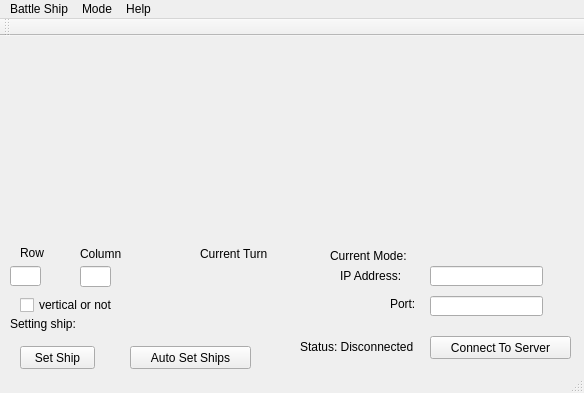
<?xml version="1.0" encoding="UTF-8"?>
<ui version="4.0">
 <class>MainWindow</class>
 <widget class="QMainWindow" name="MainWindow">
  <property name="geometry">
   <rect>
    <x>0</x>
    <y>0</y>
    <width>584</width>
    <height>393</height>
   </rect>
  </property>
  <property name="windowTitle">
   <string>MainWindow</string>
  </property>
  <widget class="QWidget" name="centralWidget">
   <widget class="QLineEdit" name="column_box">
    <property name="geometry">
     <rect>
      <x>80</x>
      <y>230</y>
      <width>31</width>
      <height>21</height>
     </rect>
    </property>
   </widget>
   <widget class="QLabel" name="columnlabel">
    <property name="geometry">
     <rect>
      <x>80</x>
      <y>210</y>
      <width>51</width>
      <height>16</height>
     </rect>
    </property>
    <property name="text">
     <string>Column</string>
    </property>
   </widget>
   <widget class="QLineEdit" name="row_box">
    <property name="geometry">
     <rect>
      <x>10</x>
      <y>230</y>
      <width>31</width>
      <height>20</height>
     </rect>
    </property>
   </widget>
   <widget class="QLabel" name="rowlabel">
    <property name="geometry">
     <rect>
      <x>20</x>
      <y>210</y>
      <width>46</width>
      <height>13</height>
     </rect>
    </property>
    <property name="text">
     <string>Row</string>
    </property>
   </widget>
   <widget class="QCheckBox" name="is_vertical">
    <property name="geometry">
     <rect>
      <x>20</x>
      <y>260</y>
      <width>121</width>
      <height>18</height>
     </rect>
    </property>
    <property name="text">
     <string>vertical or not</string>
    </property>
   </widget>
   <widget class="QPushButton" name="shipset">
    <property name="geometry">
     <rect>
      <x>20</x>
      <y>310</y>
      <width>75</width>
      <height>23</height>
     </rect>
    </property>
    <property name="text">
     <string>Set Ship</string>
    </property>
   </widget>
   <widget class="QLabel" name="ship_to_set">
    <property name="geometry">
     <rect>
      <x>10</x>
      <y>280</y>
      <width>211</width>
      <height>16</height>
     </rect>
    </property>
    <property name="text">
     <string>Setting ship:</string>
    </property>
   </widget>
   <widget class="QLabel" name="client_label">
    <property name="geometry">
     <rect>
      <x>330</x>
      <y>210</y>
      <width>121</width>
      <height>20</height>
     </rect>
    </property>
    <property name="text">
     <string>Current Mode:</string>
    </property>
   </widget>
   <widget class="QPushButton" name="auto_set_ships">
    <property name="geometry">
     <rect>
      <x>130</x>
      <y>310</y>
      <width>121</width>
      <height>23</height>
     </rect>
    </property>
    <property name="text">
     <string>Auto Set Ships</string>
    </property>
   </widget>
   <widget class="QLineEdit" name="ip_address_box">
    <property name="geometry">
     <rect>
      <x>430</x>
      <y>230</y>
      <width>113</width>
      <height>20</height>
     </rect>
    </property>
   </widget>
   <widget class="QLabel" name="ip_label">
    <property name="geometry">
     <rect>
      <x>340</x>
      <y>230</y>
      <width>81</width>
      <height>20</height>
     </rect>
    </property>
    <property name="text">
     <string>IP Address:</string>
    </property>
   </widget>
   <widget class="QLabel" name="port_label">
    <property name="geometry">
     <rect>
      <x>390</x>
      <y>260</y>
      <width>31</width>
      <height>16</height>
     </rect>
    </property>
    <property name="text">
     <string>Port:</string>
    </property>
   </widget>
   <widget class="QLineEdit" name="port_box">
    <property name="geometry">
     <rect>
      <x>430</x>
      <y>260</y>
      <width>113</width>
      <height>20</height>
     </rect>
    </property>
   </widget>
   <widget class="QPushButton" name="connect_server_button">
    <property name="geometry">
     <rect>
      <x>430</x>
      <y>300</y>
      <width>141</width>
      <height>23</height>
     </rect>
    </property>
    <property name="text">
     <string>Connect To Server</string>
    </property>
   </widget>
   <widget class="QLabel" name="connected_label">
    <property name="geometry">
     <rect>
      <x>300</x>
      <y>300</y>
      <width>131</width>
      <height>21</height>
     </rect>
    </property>
    <property name="text">
     <string>Status: Disconnected</string>
    </property>
   </widget>
   <widget class="QLabel" name="current_turn_label">
    <property name="geometry">
     <rect>
      <x>200</x>
      <y>210</y>
      <width>81</width>
      <height>16</height>
     </rect>
    </property>
    <property name="text">
     <string>Current Turn</string>
    </property>
   </widget>
   <widget class="QLabel" name="win_label">
    <property name="geometry">
     <rect>
      <x>210</x>
      <y>250</y>
      <width>46</width>
      <height>13</height>
     </rect>
    </property>
    <property name="text">
     <string/>
    </property>
   </widget>
  </widget>
  <widget class="QMenuBar" name="menuBar">
   <property name="geometry">
    <rect>
     <x>0</x>
     <y>0</y>
     <width>584</width>
     <height>21</height>
    </rect>
   </property>
   <widget class="QMenu" name="menuMode">
    <property name="title">
     <string>Mode</string>
    </property>
    <addaction name="actionClient"/>
    <addaction name="actionServer"/>
   </widget>
   <widget class="QMenu" name="menuHelp">
    <property name="title">
     <string>Help</string>
    </property>
    <addaction name="actionAbout"/>
    <addaction name="actionConnecting_Help"/>
    <addaction name="actionBattleship_Help"/>
   </widget>
   <widget class="QMenu" name="menuBattle_Ship">
    <property name="title">
     <string>Battle Ship</string>
    </property>
    <addaction name="actionStatistics"/>
    <addaction name="actionQuit"/>
   </widget>
   <addaction name="menuBattle_Ship"/>
   <addaction name="menuMode"/>
   <addaction name="menuHelp"/>
  </widget>
  <widget class="QToolBar" name="mainToolBar">
   <attribute name="toolBarArea">
    <enum>TopToolBarArea</enum>
   </attribute>
   <attribute name="toolBarBreak">
    <bool>false</bool>
   </attribute>
  </widget>
  <widget class="QStatusBar" name="statusBar"/>
  <action name="actionClient">
   <property name="text">
    <string>Client</string>
   </property>
  </action>
  <action name="actionServer">
   <property name="text">
    <string>Server</string>
   </property>
  </action>
  <action name="actionAbout">
   <property name="text">
    <string>About</string>
   </property>
  </action>
  <action name="actionConnecting_Help">
   <property name="text">
    <string>Connecting Help</string>
   </property>
  </action>
  <action name="actionBattleship_Help">
   <property name="text">
    <string>Battleship Help</string>
   </property>
  </action>
  <action name="actionQuit">
   <property name="text">
    <string>Quit</string>
   </property>
  </action>
  <action name="actionStatistics">
   <property name="text">
    <string>Statistics</string>
   </property>
  </action>
 </widget>
 <layoutdefault spacing="6" margin="11"/>
 <resources/>
 <connections>
  <connection>
   <sender>row_box</sender>
   <signal>textChanged(QString)</signal>
   <receiver>MainWindow</receiver>
   <slot>row_box_changed()</slot>
   <hints>
    <hint type="sourcelabel">
     <x>30</x>
     <y>272</y>
    </hint>
    <hint type="destinationlabel">
     <x>22</x>
     <y>416</y>
    </hint>
   </hints>
  </connection>
  <connection>
   <sender>column_box</sender>
   <signal>textChanged(QString)</signal>
   <receiver>MainWindow</receiver>
   <slot>col_box_changed()</slot>
   <hints>
    <hint type="sourcelabel">
     <x>99</x>
     <y>273</y>
    </hint>
    <hint type="destinationlabel">
     <x>128</x>
     <y>408</y>
    </hint>
   </hints>
  </connection>
  <connection>
   <sender>shipset</sender>
   <signal>clicked()</signal>
   <receiver>MainWindow</receiver>
   <slot>set_ship()</slot>
   <hints>
    <hint type="sourcelabel">
     <x>65</x>
     <y>355</y>
    </hint>
    <hint type="destinationlabel">
     <x>32</x>
     <y>541</y>
    </hint>
   </hints>
  </connection>
  <connection>
   <sender>is_vertical</sender>
   <signal>clicked()</signal>
   <receiver>MainWindow</receiver>
   <slot>row_box_changed()</slot>
   <hints>
    <hint type="sourcelabel">
     <x>58</x>
     <y>300</y>
    </hint>
    <hint type="destinationlabel">
     <x>172</x>
     <y>444</y>
    </hint>
   </hints>
  </connection>
  <connection>
   <sender>auto_set_ships</sender>
   <signal>clicked()</signal>
   <receiver>MainWindow</receiver>
   <slot>auto_set_ships()</slot>
   <hints>
    <hint type="sourcelabel">
     <x>186</x>
     <y>365</y>
    </hint>
    <hint type="destinationlabel">
     <x>146</x>
     <y>508</y>
    </hint>
   </hints>
  </connection>
  <connection>
   <sender>connect_server_button</sender>
   <signal>clicked()</signal>
   <receiver>MainWindow</receiver>
   <slot>connectToServer()</slot>
   <hints>
    <hint type="sourcelabel">
     <x>452</x>
     <y>355</y>
    </hint>
    <hint type="destinationlabel">
     <x>497</x>
     <y>103</y>
    </hint>
   </hints>
  </connection>
 </connections>
 <slots>
  <slot>row_box_changed()</slot>
  <slot>col_box_changed()</slot>
  <slot>set_ship()</slot>
  <slot>auto_set_ships()</slot>
  <slot>connectToServer()</slot>
  <slot>sendMessage()</slot>
  <slot>test()</slot>
 </slots>
</ui>
